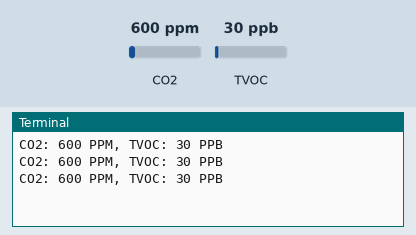
This program was run on a simulated Raspberry Pi (BCM pin numbers). Shown: the last lines printed to the terminal. The test bench sets the inputs (shaded band); at power-on: CO2 600 ppm, TVOC 30 ppb.

Above: at 1.2 s.
1.3 s: CO2 set to 452 ppm
At 1.9 s:
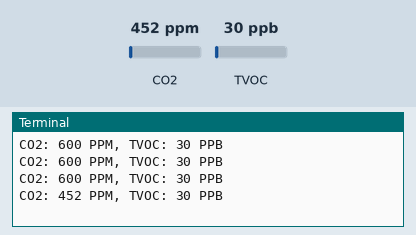
2.8 s: TVOC set to 20 ppb
At 3.4 s:
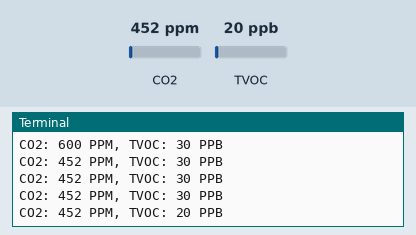
4.3 s: CO2 set to 1050 ppm
At 4.9 s:
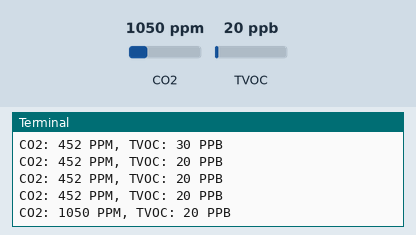
Timing chart, 0 to 7.3 s (numbered marks = the images above; inputs shaded):
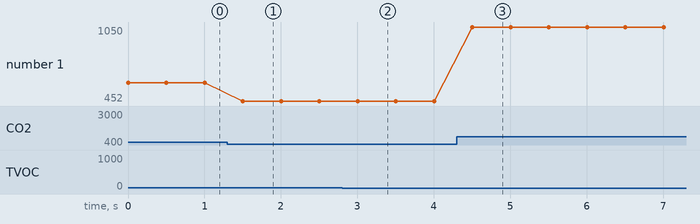

The program:

ccs811.py
```python
import time
import board
import busio
import adafruit_ccs811


i2c = busio.I2C(board.SCL, board.SDA)
ccs811 = adafruit_ccs811.CCS811(i2c)

# 等待传感器准备就绪
while not ccs811.data_ready:
    pass

while True:
    print("CO2: {} PPM, TVOC: {} PPB".format(ccs811.eco2, ccs811.tvoc))
    time.sleep(0.5)
```

Measured:
- after the input at 1.3 s, the terminal: prints a new line after 0.20 s (image 1)
- after the input at 2.8 s, the terminal: prints a new line after 0.20 s (image 2)
- after the input at 4.3 s, the terminal: prints a new line after 0.21 s (image 3)
- plotted number 1: 600 → 452 after the input at 1.3 s, 452 → 1050 after the input at 4.3 s
